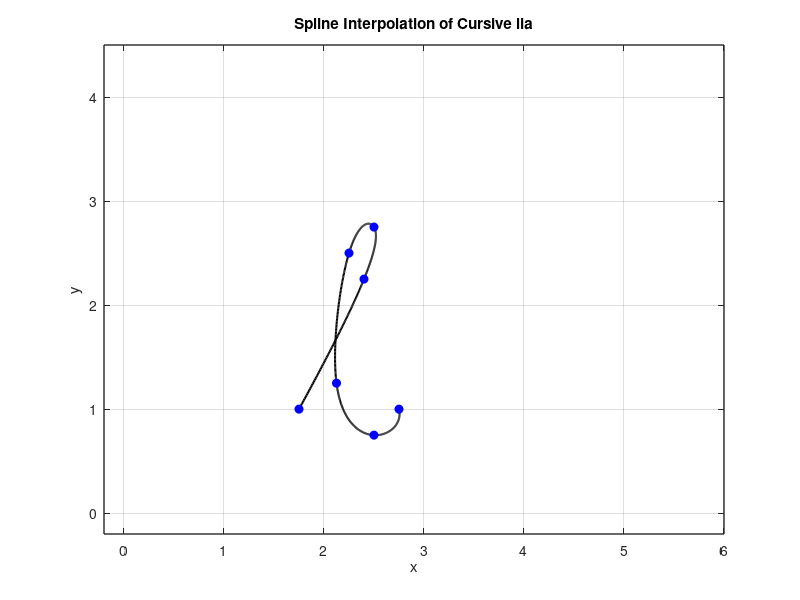

Here is the MATLAB script that generated this plot:
% Define data points for x and y coordinates
x=[1.75 2.40 2.50 2.25 2.125 2.50 2.75];
y=[1.00 2.25 2.75 2.50 1.250 0.75 1.00];

n=length(x);
t= 0:n-1; % Parametric coordinate t
tt= 0:0.01:n-1; % More dense coor tt fir spline interpolation

% Compute spline interpolation
xx= spline(t,x,tt);
yy= spline(t,y,tt);

% Plot settings
figure(1)
plot(xx,yy,'k','Linewidth',1.5) % plot spline
hold on 
plot (x,y,'bo','MarkerFaceColor','b') % plot data points
axis([-0.2 6 -0.2 4.5])
grid on
title('Spline Interpolation of Cursive lia')
xlabel('x')
ylabel('y')
set(gca,'FontSize',10,'LineWidth',1)
grid on